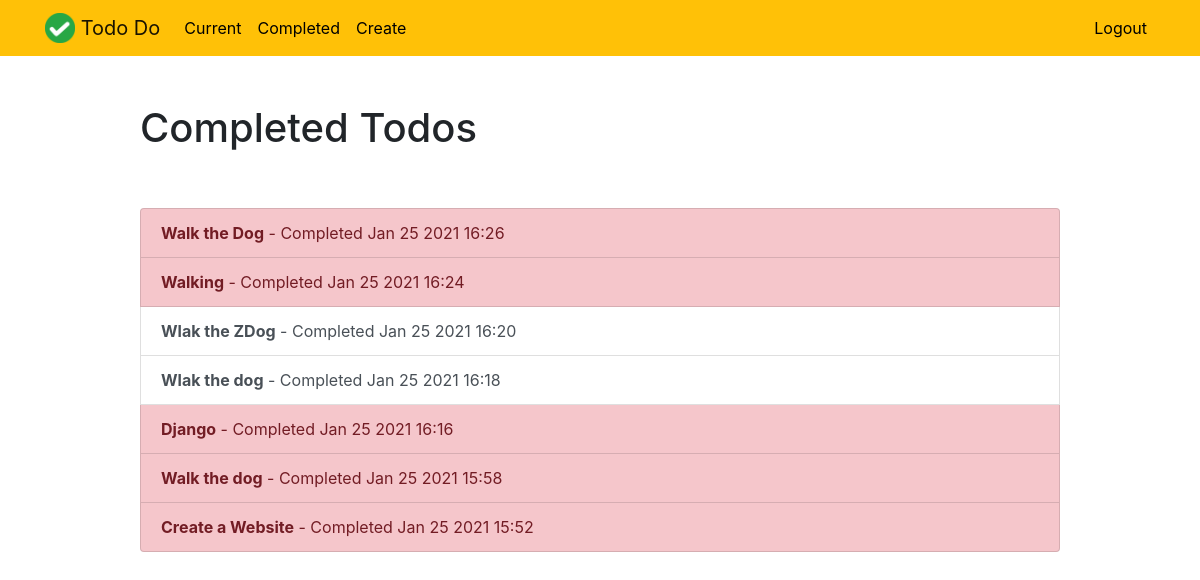
Page /completed/ (signed in) on the committed database.
### todo_app/models.py (models this page shows, shortened)
class Todo(models.Model):
    title=models.CharField( max_length=100,unique=True)
    memo=models.TextField(blank=True)
    created=models.DateTimeField( auto_now_add=True)
    datecompleted=models.DateTimeField(null=True,blank=True)
    important=models.BooleanField(default=False)
    user=models.ForeignKey(User,on_delete=models.CASCADE)

### todo_app/views.py (the view)
# urls.py: path('completed/',views.completedtodos,name="completedtodos"),
@login_required
def completedtodos(request):
    todos=Todo.objects.filter(user=request.user,datecompleted__isnull=False).order_by('-datecompleted')
    return render(request, 'todo_app/completedtodos.html',{'todos':todos})

### templates/todo_app/completedtodos.html
{% extends "todo_app/base.html" %}
{% block content %}
    <div class="row justify-content-center mt-5">
        <div class="col-md-10">
            <h1>Completed Todos</h1>
        </div>
    </div>
    <div class="row justify-content-center mt-5">
        <div class="col-md-10">
            <div class="list-group">
                {% for todo in todos %}
                    <a href="{% url 'viewtodo' todo.id %}" class="list-group-item list-group-item-action{% if todo.important %} list-group-item-danger{% endif %}"><b>{{ todo.title }}</b> - Completed {{ todo.datecompleted|date:'M j Y H:i' }}</a>
                {% endfor %}
            </div>
        </div>
    </div>
{% endblock %}

### templates/todo_app/base.html (shortened to what this page needs)
{% load static %}
<!doctype html>
<html lang="en">
<head>
    <link rel="stylesheet" href="https://stackpath.bootstrapcdn.com/bootstrap/4.4.1/css/bootstrap.min.css">
</head>
<body>
<nav class="navbar navbar-expand-md navbar-light badge-warning">
<div class="container">
    <a class="navbar-brand" href="{% url 'home' %}">
         <img src="{% static 'todo_app/logo.png' %}" width="30" height="30" class="d-inline-block align-top">
        <span>Todo Do</span>
    </a>
    <div class="collapse navbar-collapse" id="navbarNav">
    {% if user.is_authenticated %}
        <ul class="navbar-nav mr-auto">
                <li class="nav-item {{ current }}">
                    <a class="nav-link" href="{% url 'currenttodos' %}" style="color:black">Current</a>
                </li>
                <li class="nav-item {{ completed }}">
                    <a class="nav-link" href="{% url 'completedtodos' %}" style="color:black">Completed</a>
                </li>
                <li class="nav-item {{ create }}">
                    <a class="nav-link" href="{% url 'createtodo' %}" style="color:black">Create</a>
                </li>
        </ul>
    {% endif %}
    <ul class="navbar-nav ml-auto">
            {% if user.is_authenticated %}
                <li class="nav-item">
                    <a href="#" onclick="$('#signOutBtn').click()" class="nav-link" style="color:black">Logout</a>
                </li>
            {% endif %}
        </ul>
    </div>
</div>
</nav>
<div class="container">
{% block content %}{% endblock %}
</div>
</body>
</html>

### rows in the picture
Todo: title "Walk the Dog", datecompleted "Jan 25 2021 16:26"
Todo: title "Walking", datecompleted "Jan 25 2021 16:24"
Todo: title "Wlak the ZDog", datecompleted "Jan 25 2021 16:20"
Todo: title "Wlak the dog", datecompleted "Jan 25 2021 16:18"
Todo: title "Django", datecompleted "Jan 25 2021 16:16"
Todo: title "Walk the dog", datecompleted "Jan 25 2021 15:58"
Todo: title "Create a Website", datecompleted "Jan 25 2021 15:52"
